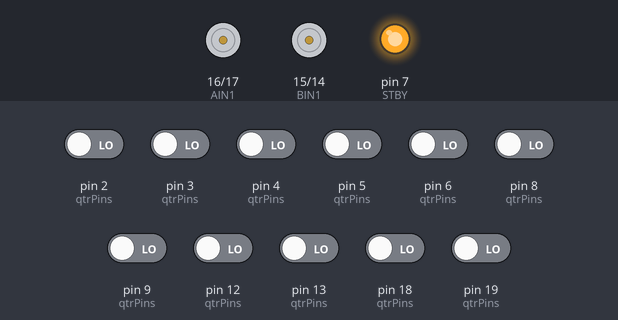
Simulated run of this sketch. Board: Arduino Uno, built with avr-gcc and run on an emulated ATmega328P. Parts: motor-driver pin pairs drawn as motors (green arrow = first pin HIGH = forward, orange = second pin HIGH = backward, longer = more drive, scaled by the enable pin, stopped while the standby pin is LOW), output pins drawn as LEDs (lit = HIGH). Inputs (shaded band) come from the test bench; at power-on: pin 2 (qtrPins), pin 3 (qtrPins), pin 4 (qtrPins), pin 5 (qtrPins), pin 6 (qtrPins), pin 8 (qtrPins), pin 9 (qtrPins), pin 12 (qtrPins), pin 13 (qtrPins), pin 18 (qtrPins), pin 19 (qtrPins) LOW. What the sketch prints to the serial monitor is not drawn.

Above: at 0.1 s.
At 4.5 s:
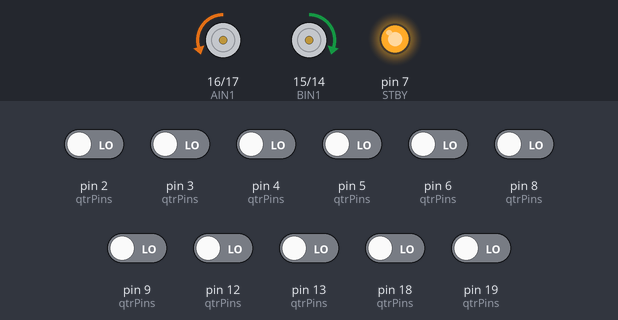
At 7.3 s:
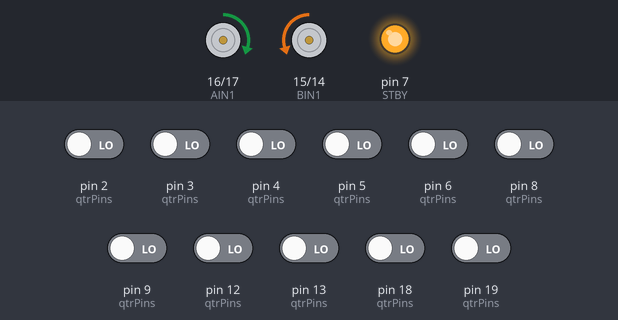
At 8.7 s:
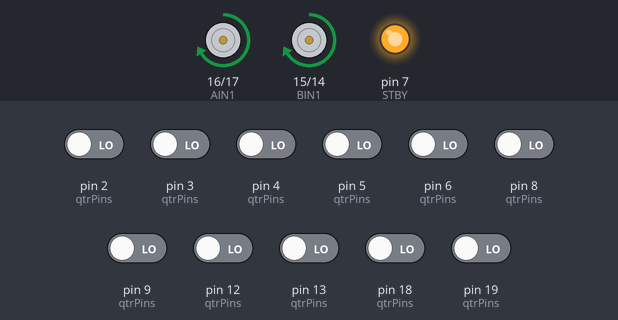
Timing chart, 0 to 10.2 s (numbered marks = the images above):
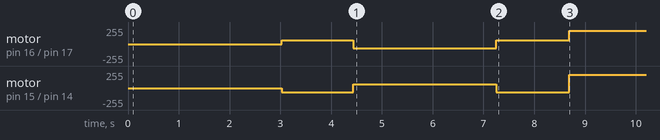

The sketch:

basekodeArduinoUno.ino
```cpp
#define AIN1 16
#define AIN2 17

#define BIN1 15
#define BIN2 14

#define STBY 7

#define PWM_FREQ 20000
#define PWM_RES  8
#define PWMA 10
#define PWMB 11

#include <QTRSensors.h>

QTRSensors qtr;

const uint8_t SensorCount = 11;
uint8_t qtrPins[SensorCount] = {13,12,9,8,18,19,6,5,4,3,2};

uint16_t sensorValues[SensorCount];
uint16_t whiteRefValues[SensorCount];


float error = 0;
float last_error = 0;

int lastSide = 1;

int sensorSum = 0;


void setup() {

  Serial.begin(115200);

  pinMode(AIN1, OUTPUT);
  pinMode(AIN2, OUTPUT);

  pinMode(BIN1, OUTPUT);
  pinMode(BIN2, OUTPUT);

  pinMode(STBY, OUTPUT);
  digitalWrite(STBY, HIGH);

  pinMode(PWMA, OUTPUT);
  pinMode(PWMB, OUTPUT);

  qtr.setTypeRC();
  qtr.setSensorPins(qtrPins, SensorCount);

  delay(3000);
  Serial.println("Calibrating...");

  for (uint8_t i = 0; i < SensorCount; i++) {
    whiteRefValues[i] = 2500;
  }

  // Calibrate
  for (uint16_t i = 0; i < 200; i++) {
    qtr.calibrate();
    if (i < 50) {
      moveMotor(AIN1, AIN2, PWMA, 60);
      moveMotor(BIN1, BIN2, PWMB, -60);
    } else if (i < 150) {
      moveMotor(AIN1, AIN2, PWMA, -60);
      moveMotor(BIN1, BIN2, PWMB, 60);
    } else {
      moveMotor(AIN1, AIN2, PWMA, 60);
      moveMotor(BIN1, BIN2, PWMB, -60);
    }
    qtr.read(sensorValues);
    for (uint8_t i = 0; i < SensorCount; i++) {
      if (sensorValues[i] <= whiteRefValues[i] ) {
        whiteRefValues[i] = sensorValues[i];
      }
    }
  }


  Serial.println("Calibration complete.");

}

void loop() {
  qtr.read(sensorValues);

  // Print sensor readings with white noise offset
  for (uint8_t i = 0; i < SensorCount; i++) {
  Serial.print(sensorValues[i]-whiteRefValues[i]);
  Serial.print(" - ");
  }
  Serial.println();

  delay(50);

  //lager en array med 1 som representerer linje og 0 ingenting
  int changeTol = 50;
  int binValues[SensorCount];
  for (uint8_t i = 0; i < SensorCount; i++) {
    if (sensorValues[i] - whiteRefValues[i] > changeTol) {
      binValues[i] = 1;   // line
      Serial.print(1);
    } else {
      binValues[i] = 0;   // backgroun
      Serial.print(0);
    }
    Serial.print(" - ");
  }
  Serial.println();

  long weightedSum = 0;
  long sum = 0;

  for (uint8_t i = 0; i < SensorCount; i++) {
    weightedSum += (long)binValues[i] * (i + 1);
    sum += binValues[i];
  }

  // posisjon mellom 0 .. 12
  float pos = (float)weightedSum / sum;
  float error = pos-6;

  int rightSpeed = 0;
  int leftSpeed = 0;
  moveMotor(AIN1, AIN2, PWMA, 200);
  moveMotor(BIN1, BIN2, PWMB, 200);
}


void moveMotor(int in1, int in2, int pwm, int speed) {
  if (speed > 0) {
    digitalWrite(in1, HIGH);
    digitalWrite(in2, LOW);
    analogWrite(pwm, speed);   // UNO PWM
  }
  else if (speed < 0) {
    digitalWrite(in1, LOW);
    digitalWrite(in2, HIGH);
    analogWrite(pwm, -speed);  // UNO PWM
  }
  else {
    digitalWrite(in1, LOW);
    digitalWrite(in2, LOW);
    analogWrite(pwm, 0);
  }
}
```

PID.ino
```cpp

```

Measured:
- by itself, motor on pin 16 (AIN1) / pin 17 (AIN2): stopped → forward 60/255 at 3.0 s, → backward 60/255 1.4 s later, → forward 60/255 2.8 s later, → forward 200/255 1.4 s later
- by itself, motor on pin 15 (BIN1) / pin 14 (BIN2): stopped → backward 60/255 at 3.0 s, → forward 60/255 1.4 s later, → backward 60/255 2.8 s later, → forward 200/255 1.4 s later
